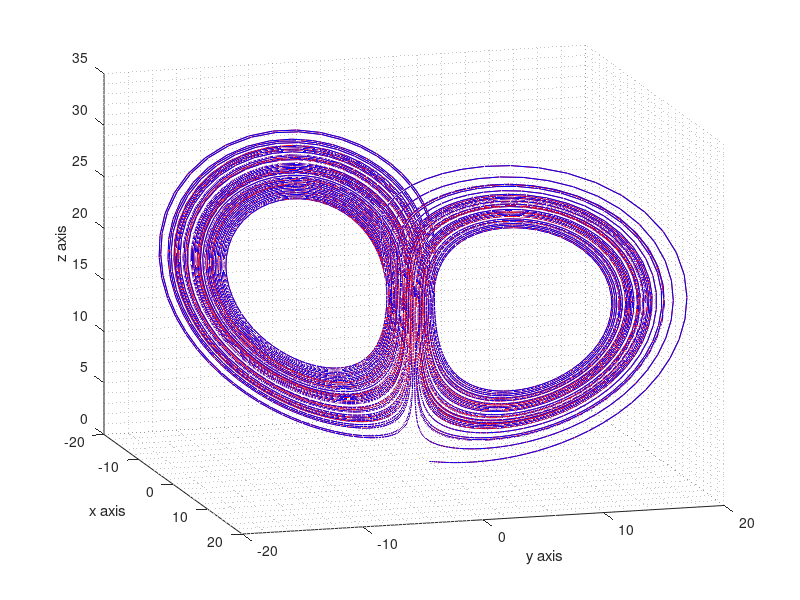
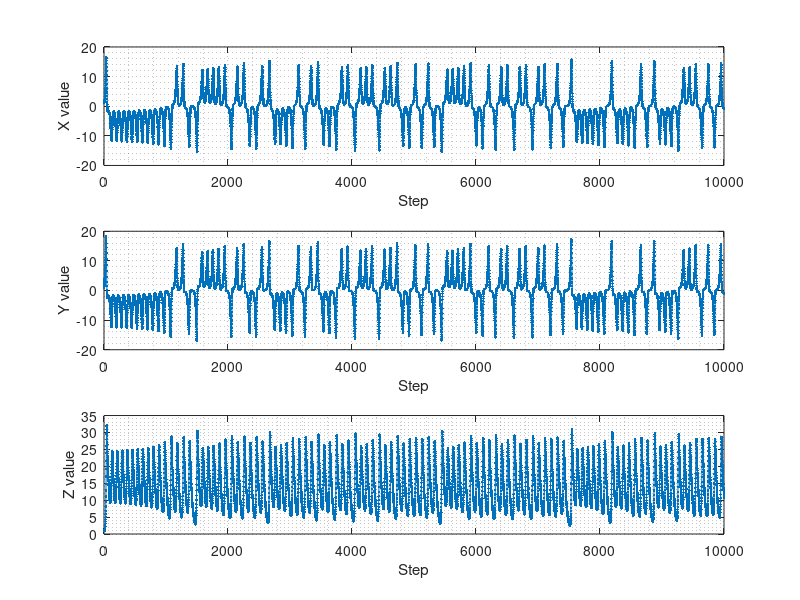

Source code (MATLAB) for these figures, in order:
%% Lorentz live plotter
% raymas
% first order : euler forward method

close all
clearvars
clc

% time values
numberOfStep = 10000;
delta = 0.01;

initalValues = [1, 1, 1];

lastValues = initalValues;
path = nan * zeros(numberOfStep, 3); path(1,:) = initalValues;
stepValues = ones(1, numberOfStep);


%% Lorentz system
% dx = x + delta * r * (y - x);
% dy = y + delta * (x * (rho - z) - y);
% dz = z + delta * (x * y - beta * z);
Lorentz = @(r, rho, beta, x, y, z, delta) [x + delta * r * (y - x), y + delta * (x * (rho - z) - y), z + delta * (x * y - beta * z)];

%% Figure

% Full figure
figure3D = figure;
plot3D = plot3(nan, nan, nan, 'r', nan, nan, nan, 'b');
view(74, 16);
grid minor;
xlabel('x axis');
ylabel('y axis');
zlabel('z axis');

% Single axis plot
figureAxis = figure;
subplot(3,1,1)
plotAxisX = plot(nan, nan);
grid minor;
xlabel('Step');
ylabel('X value');

subplot(3,1,2)
plotAxisY = plot(nan, nan);
grid minor;
xlabel('Step');
ylabel('Y value');

subplot(3,1,3)
plotAxisZ = plot(nan, nan);
grid minor;
xlabel('Step');
ylabel('Z value');


counter = 2;
while counter < numberOfStep+1
    lastValues = Lorentz(20, 18, 8/3, lastValues(1), lastValues(2), lastValues(3), delta);
    path(counter,:) = lastValues;
    stepValues(counter) = counter;
    counter = counter + 1;
    % 3D update
    set(plot3D, 'XData', path(:,1)); set(plot3D, 'YData', path(:,2)); set(plot3D, 'ZData', path(:,3));
    % 1D update
    set(plotAxisX, 'XData', stepValues); set(plotAxisY, 'XData', stepValues); set(plotAxisZ, 'XData', stepValues);
    set(plotAxisX, 'YData', path(:,1)); set(plotAxisY, 'YData', path(:,2)); set(plotAxisZ, 'YData', path(:,3));
    % update the view
    % view(x, y, z);
    pause(0.01);
end
